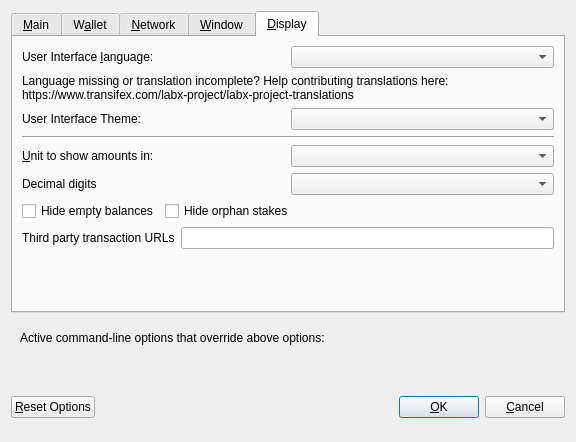
<?xml version="1.0" encoding="UTF-8"?>
<ui version="4.0">
 <class>OptionsDialog</class>
 <widget class="QDialog" name="OptionsDialog">
  <property name="geometry">
   <rect>
    <x>0</x>
    <y>0</y>
    <width>576</width>
    <height>442</height>
   </rect>
  </property>
  <property name="windowTitle">
   <string>Options</string>
  </property>
  <property name="modal">
   <bool>true</bool>
  </property>
  <layout class="QVBoxLayout" name="verticalLayout">
   <item>
    <widget class="QTabWidget" name="tabWidget">
     <property name="currentIndex">
      <number>4</number>
     </property>
     <widget class="QWidget" name="tabMain">
      <attribute name="title">
       <string>&amp;Main</string>
      </attribute>
      <layout class="QVBoxLayout" name="verticalLayout_Main">
       <item>
        <widget class="QCheckBox" name="bitcoinAtStartup">
         <property name="toolTip">
          <string>Automatically start LABX after logging in to the system.</string>
         </property>
         <property name="text">
          <string>&amp;Start LABX on system login</string>
         </property>
        </widget>
       </item>
       <item>
        <layout class="QHBoxLayout" name="horizontalLayout_2_Main">
         <item>
          <widget class="QLabel" name="databaseCacheLabel">
           <property name="text">
            <string>Size of &amp;database cache</string>
           </property>
           <property name="textFormat">
            <enum>Qt::PlainText</enum>
           </property>
           <property name="buddy">
            <cstring>databaseCache</cstring>
           </property>
          </widget>
         </item>
         <item>
          <widget class="QSpinBox" name="databaseCache"/>
         </item>
         <item>
          <widget class="QLabel" name="databaseCacheUnitLabel">
           <property name="text">
            <string>MB</string>
           </property>
           <property name="textFormat">
            <enum>Qt::PlainText</enum>
           </property>
          </widget>
         </item>
         <item>
          <spacer name="horizontalSpacer_2_Main">
           <property name="orientation">
            <enum>Qt::Horizontal</enum>
           </property>
           <property name="sizeHint" stdset="0">
            <size>
             <width>40</width>
             <height>20</height>
            </size>
           </property>
          </spacer>
         </item>
        </layout>
       </item>
       <item>
        <layout class="QHBoxLayout" name="horizontalLayout_3_Main">
         <item>
          <widget class="QLabel" name="threadsScriptVerifLabel">
           <property name="text">
            <string>Number of script &amp;verification threads</string>
           </property>
           <property name="textFormat">
            <enum>Qt::PlainText</enum>
           </property>
           <property name="buddy">
            <cstring>threadsScriptVerif</cstring>
           </property>
          </widget>
         </item>
         <item>
          <widget class="QSpinBox" name="threadsScriptVerif">
           <property name="toolTip">
            <string>(0 = auto, &lt;0 = leave that many cores free)</string>
           </property>
          </widget>
         </item>
         <item>
          <spacer name="horizontalSpacer_3_Main">
           <property name="orientation">
            <enum>Qt::Horizontal</enum>
           </property>
           <property name="sizeHint" stdset="0">
            <size>
             <width>40</width>
             <height>20</height>
            </size>
           </property>
          </spacer>
         </item>
        </layout>
       </item>
       <item>
        <spacer name="verticalSpacer_2">
         <property name="orientation">
          <enum>Qt::Vertical</enum>
         </property>
         <property name="sizeHint" stdset="0">
          <size>
           <width>20</width>
           <height>40</height>
          </size>
         </property>
        </spacer>
       </item>
       <item>
        <layout class="QHBoxLayout" name="horiz-autominting-layout">
         <item>
          <widget class="QCheckBox" name="checkBoxZeromintEnable">
           <property name="toolTip">
            <string>Enable automatic minting of LABX units to zLABX</string>
           </property>
           <property name="layoutDirection">
            <enum>Qt::LeftToRight</enum>
           </property>
           <property name="text">
            <string>Enable zLABX Automint</string>
           </property>
          </widget>
         </item>
         <item>
          <widget class="QCheckBox" name="checkBoxZeromintAddresses">
           <property name="toolTip">
            <string>Enable automatic zLABX minting from specific addresses</string>
           </property>
           <property name="layoutDirection">
            <enum>Qt::LeftToRight</enum>
           </property>
           <property name="text">
            <string>Enable Automint Addresses</string>
           </property>
          </widget>
         </item>
        </layout>
       </item>
       <item>
        <layout class="QHBoxLayout" name="horizontalLayout_3">
         <item>
          <widget class="QLabel" name="percentage_label">
           <property name="toolTip">
            <string>Percentage of incoming LABX which get automatically converted to zLABX via Zerocoin Protocol (min: 10%)</string>
           </property>
           <property name="text">
            <string>Percentage of autominted zLABX</string>
           </property>
          </widget>
         </item>
         <item>
          <widget class="QSpinBox" name="zeromintPercentage">
           <property name="minimum">
            <number>1</number>
           </property>
           <property name="maximum">
            <number>100</number>
           </property>
          </widget>
         </item>
        </layout>
       </item>
       <item>
        <layout class="QHBoxLayout" name="horizontalLayout" stretch="0,0">
         <property name="sizeConstraint">
          <enum>QLayout::SetFixedSize</enum>
         </property>
         <item>
          <widget class="QLabel" name="labelPreferredDenom">
           <property name="maximumSize">
            <size>
             <width>16777215</width>
             <height>16777215</height>
            </size>
           </property>
           <property name="toolTip">
            <string>Wait with automatic conversion to Zerocoin until enough LABX for this denomination is available</string>
           </property>
           <property name="text">
            <string>Preferred Automint zLABX Denomination</string>
           </property>
          </widget>
         </item>
         <item>
          <widget class="QComboBox" name="preferredDenom">
           <property name="maximumSize">
            <size>
             <width>16777215</width>
             <height>27</height>
            </size>
           </property>
           <property name="toolTip">
            <string>Wait with automatic conversion to Zerocoin until enough LABX for this denomination is available</string>
           </property>
           <property name="maxVisibleItems">
            <number>9</number>
           </property>
           <property name="maxCount">
            <number>9</number>
           </property>
          </widget>
         </item>
        </layout>
       </item>
      </layout>
     </widget>
     <widget class="QWidget" name="tabWallet">
      <attribute name="title">
       <string>W&amp;allet</string>
      </attribute>
      <layout class="QVBoxLayout" name="verticalLayout_Wallet">
       <item>
        <layout class="QHBoxLayout" name="horizontalLayout_2_Wallet">
         <item>
          <widget class="QLabel" name="labelStakeSplitThresholdText">
           <property name="text">
            <string>Stake split threshold:</string>
           </property>
          </widget>
         </item>
         <item>
          <widget class="QSpinBox" name="spinBoxStakeSplitThreshold">
           <property name="minimum">
            <number>1</number>
           </property>
           <property name="maximum">
            <number>999999</number>
           </property>
          </widget>
         </item>
        </layout>
       </item>
       <item>
        <widget class="QGroupBox" name="groupBox">
         <property name="title">
          <string>Expert</string>
         </property>
         <layout class="QVBoxLayout" name="verticalLayout_2">
          <item>
           <widget class="QCheckBox" name="coinControlFeatures">
            <property name="toolTip">
             <string>Whether to show coin control features or not.</string>
            </property>
            <property name="text">
             <string>Enable coin &amp;control features</string>
            </property>
           </widget>
          </item>
          <item>
           <widget class="QCheckBox" name="showMasternodesTab">
            <property name="toolTip">
             <string>Show additional tab listing all your masternodes in first sub-tab&lt;br/&gt;and all masternodes on the network in second sub-tab.</string>
            </property>
            <property name="text">
             <string>Show Masternodes Tab</string>
            </property>
           </widget>
          </item>
          <item>
           <widget class="QCheckBox" name="spendZeroConfChange">
            <property name="toolTip">
             <string>If you disable the spending of unconfirmed change, the change from a transaction&lt;br/&gt;cannot be used until that transaction has at least one confirmation.&lt;br/&gt;This also affects how your balance is computed.</string>
            </property>
            <property name="text">
             <string>&amp;Spend unconfirmed change</string>
            </property>
           </widget>
          </item>
         </layout>
        </widget>
       </item>
       <item>
        <spacer name="verticalSpacer_Wallet">
         <property name="orientation">
          <enum>Qt::Vertical</enum>
         </property>
         <property name="sizeHint" stdset="0">
          <size>
           <width>20</width>
           <height>40</height>
          </size>
         </property>
        </spacer>
       </item>
      </layout>
     </widget>
     <widget class="QWidget" name="tabNetwork">
      <attribute name="title">
       <string>&amp;Network</string>
      </attribute>
      <layout class="QVBoxLayout" name="verticalLayout_Network">
       <item>
        <widget class="QCheckBox" name="mapPortUpnp">
         <property name="toolTip">
          <string>Automatically open the LABX client port on the router. This only works when your router supports UPnP and it is enabled.</string>
         </property>
         <property name="text">
          <string>Map port using &amp;UPnP</string>
         </property>
        </widget>
       </item>
       <item>
        <widget class="QCheckBox" name="allowIncoming">
         <property name="toolTip">
          <string>Accept connections from outside</string>
         </property>
         <property name="text">
          <string>Allow incoming connections</string>
         </property>
        </widget>
       </item>
       <item>
        <widget class="QCheckBox" name="connectSocks">
         <property name="toolTip">
          <string>Connect to the LABX network through a SOCKS5 proxy.</string>
         </property>
         <property name="text">
          <string>&amp;Connect through SOCKS5 proxy (default proxy):</string>
         </property>
        </widget>
       </item>
       <item>
        <layout class="QHBoxLayout" name="horizontalLayout_1_Network">
         <item>
          <widget class="QLabel" name="proxyIpLabel">
           <property name="text">
            <string>Proxy &amp;IP:</string>
           </property>
           <property name="textFormat">
            <enum>Qt::PlainText</enum>
           </property>
           <property name="buddy">
            <cstring>proxyIp</cstring>
           </property>
          </widget>
         </item>
         <item>
          <widget class="QValidatedLineEdit" name="proxyIp">
           <property name="minimumSize">
            <size>
             <width>140</width>
             <height>0</height>
            </size>
           </property>
           <property name="maximumSize">
            <size>
             <width>140</width>
             <height>16777215</height>
            </size>
           </property>
           <property name="toolTip">
            <string>IP address of the proxy (e.g. IPv4: 127.0.0.1 / IPv6: ::1)</string>
           </property>
          </widget>
         </item>
         <item>
          <widget class="QLabel" name="proxyPortLabel">
           <property name="text">
            <string>&amp;Port:</string>
           </property>
           <property name="textFormat">
            <enum>Qt::PlainText</enum>
           </property>
           <property name="buddy">
            <cstring>proxyPort</cstring>
           </property>
          </widget>
         </item>
         <item>
          <widget class="QLineEdit" name="proxyPort">
           <property name="minimumSize">
            <size>
             <width>55</width>
             <height>0</height>
            </size>
           </property>
           <property name="maximumSize">
            <size>
             <width>55</width>
             <height>16777215</height>
            </size>
           </property>
           <property name="toolTip">
            <string>Port of the proxy (e.g. 9050)</string>
           </property>
          </widget>
         </item>
         <item>
          <spacer name="horizontalSpacer_1_Network">
           <property name="orientation">
            <enum>Qt::Horizontal</enum>
           </property>
           <property name="sizeHint" stdset="0">
            <size>
             <width>40</width>
             <height>20</height>
            </size>
           </property>
          </spacer>
         </item>
        </layout>
       </item>
       <item>
        <spacer name="verticalSpacer_Network">
         <property name="orientation">
          <enum>Qt::Vertical</enum>
         </property>
         <property name="sizeHint" stdset="0">
          <size>
           <width>20</width>
           <height>40</height>
          </size>
         </property>
        </spacer>
       </item>
      </layout>
     </widget>
     <widget class="QWidget" name="tabWindow">
      <attribute name="title">
       <string>&amp;Window</string>
      </attribute>
      <layout class="QVBoxLayout" name="verticalLayout_Window">
       <item>
        <widget class="QCheckBox" name="minimizeToTray">
         <property name="toolTip">
          <string>Show only a tray icon after minimizing the window.</string>
         </property>
         <property name="text">
          <string>&amp;Minimize to the tray instead of the taskbar</string>
         </property>
        </widget>
       </item>
       <item>
        <widget class="QCheckBox" name="minimizeOnClose">
         <property name="toolTip">
          <string>Minimize instead of exit the application when the window is closed. When this option is enabled, the application will be closed only after selecting Quit in the menu.</string>
         </property>
         <property name="text">
          <string>M&amp;inimize on close</string>
         </property>
        </widget>
       </item>
       <item>
        <spacer name="verticalSpacer_Window">
         <property name="orientation">
          <enum>Qt::Vertical</enum>
         </property>
         <property name="sizeHint" stdset="0">
          <size>
           <width>20</width>
           <height>40</height>
          </size>
         </property>
        </spacer>
       </item>
      </layout>
     </widget>
     <widget class="QWidget" name="tabDisplay">
      <attribute name="title">
       <string>&amp;Display</string>
      </attribute>
      <layout class="QVBoxLayout" name="verticalLayout_Display">
       <item>
        <layout class="QHBoxLayout" name="horizontalLayout_1_Display">
         <item>
          <widget class="QLabel" name="langLabel">
           <property name="text">
            <string>User Interface &amp;language:</string>
           </property>
           <property name="textFormat">
            <enum>Qt::PlainText</enum>
           </property>
           <property name="buddy">
            <cstring>lang</cstring>
           </property>
          </widget>
         </item>
         <item>
          <widget class="QValueComboBox" name="lang">
           <property name="toolTip">
            <string>The user interface language can be set here. This setting will take effect after restarting LABX.</string>
           </property>
          </widget>
         </item>
        </layout>
       </item>
       <item>
        <widget class="QLabel" name="label_3">
         <property name="toolTip">
          <string notr="true"/>
         </property>
         <property name="statusTip">
          <string notr="true"/>
         </property>
         <property name="whatsThis">
          <string notr="true"/>
         </property>
         <property name="accessibleName">
          <string notr="true"/>
         </property>
         <property name="text">
          <string>Language missing or translation incomplete? Help contributing translations here:
https://www.transifex.com/labx-project/labx-project-translations</string>
         </property>
         <property name="wordWrap">
          <bool>true</bool>
         </property>
         <property name="openExternalLinks">
          <bool>true</bool>
         </property>
         <property name="textInteractionFlags">
          <set>Qt::TextBrowserInteraction</set>
         </property>
        </widget>
       </item>
       <item>
        <layout class="QHBoxLayout" name="horizontalLayout_2_Display" stretch="0,0">
         <item>
          <widget class="QLabel" name="themeLabel">
           <property name="text">
            <string>User Interface Theme:</string>
           </property>
          </widget>
         </item>
         <item>
          <widget class="QValueComboBox" name="theme"/>
         </item>
        </layout>
       </item>
       <item>
        <widget class="Line" name="line">
         <property name="orientation">
          <enum>Qt::Horizontal</enum>
         </property>
        </widget>
       </item>
       <item>
        <layout class="QHBoxLayout" name="horizontalLayout_3_Display">
         <item>
          <widget class="QLabel" name="unitLabel">
           <property name="text">
            <string>&amp;Unit to show amounts in:</string>
           </property>
           <property name="textFormat">
            <enum>Qt::PlainText</enum>
           </property>
           <property name="buddy">
            <cstring>unit</cstring>
           </property>
          </widget>
         </item>
         <item>
          <widget class="QValueComboBox" name="unit">
           <property name="toolTip">
            <string>Choose the default subdivision unit to show in the interface and when sending coins.</string>
           </property>
          </widget>
         </item>
        </layout>
       </item>
       <item>
        <layout class="QHBoxLayout" name="horizontalLayout_4_Display">
         <item>
          <widget class="QLabel" name="digitsLabel">
           <property name="text">
            <string>Decimal digits</string>
           </property>
          </widget>
         </item>
         <item>
          <widget class="QValueComboBox" name="digits"/>
         </item>
        </layout>
       </item>
       <item>
        <layout class="QHBoxLayout" name="horizontalLayout_5_Display">
         <item>
          <widget class="QCheckBox" name="checkBoxHideZeroBalances">
           <property name="toolTip">
            <string>Hide empty balances</string>
           </property>
           <property name="layoutDirection">
            <enum>Qt::LeftToRight</enum>
           </property>
           <property name="text">
            <string>Hide empty balances</string>
           </property>
          </widget>
         </item>
         <item>
          <widget class="QCheckBox" name="checkBoxHideOrphans">
           <property name="toolTip">
            <string>Hide orphan stakes in transaction lists</string>
           </property>
           <property name="text">
            <string>Hide orphan stakes</string>
           </property>
          </widget>
         </item>
         <item>
          <spacer name="horizontalSpacer">
           <property name="orientation">
            <enum>Qt::Horizontal</enum>
           </property>
           <property name="sizeHint" stdset="0">
            <size>
             <width>40</width>
             <height>20</height>
            </size>
           </property>
          </spacer>
         </item>
        </layout>
       </item>
       <item>
        <layout class="QHBoxLayout" name="horizontalLayout_6_Display">
         <item>
          <widget class="QLabel" name="thirdPartyTxUrlsLabel">
           <property name="toolTip">
            <string>Third party URLs (e.g. a block explorer) that appear in the transactions tab as context menu items. %s in the URL is replaced by transaction hash. Multiple URLs are separated by vertical bar |.</string>
           </property>
           <property name="text">
            <string>Third party transaction URLs</string>
           </property>
           <property name="buddy">
            <cstring>thirdPartyTxUrls</cstring>
           </property>
          </widget>
         </item>
         <item>
          <widget class="QLineEdit" name="thirdPartyTxUrls">
           <property name="toolTip">
            <string>Third party URLs (e.g. a block explorer) that appear in the transactions tab as context menu items. %s in the URL is replaced by transaction hash. Multiple URLs are separated by vertical bar |.</string>
           </property>
          </widget>
         </item>
        </layout>
       </item>
       <item>
        <spacer name="verticalSpacer">
         <property name="orientation">
          <enum>Qt::Vertical</enum>
         </property>
         <property name="sizeHint" stdset="0">
          <size>
           <width>20</width>
           <height>40</height>
          </size>
         </property>
        </spacer>
       </item>
      </layout>
     </widget>
    </widget>
   </item>
   <item>
    <widget class="QFrame" name="frame">
     <layout class="QVBoxLayout" name="verticalLayout_Bottom">
      <item>
       <layout class="QHBoxLayout" name="horizontalLayout_Bottom">
        <item>
         <widget class="QLabel" name="overriddenByCommandLineInfoLabel">
          <property name="text">
           <string>Active command-line options that override above options:</string>
          </property>
          <property name="textFormat">
           <enum>Qt::PlainText</enum>
          </property>
         </widget>
        </item>
        <item>
         <spacer name="horizontalSpacer_Bottom">
          <property name="orientation">
           <enum>Qt::Horizontal</enum>
          </property>
          <property name="sizeHint" stdset="0">
           <size>
            <width>40</width>
            <height>20</height>
           </size>
          </property>
         </spacer>
        </item>
       </layout>
      </item>
      <item>
       <widget class="QLabel" name="overriddenByCommandLineLabel">
        <property name="text">
         <string/>
        </property>
        <property name="textFormat">
         <enum>Qt::PlainText</enum>
        </property>
        <property name="wordWrap">
         <bool>true</bool>
        </property>
       </widget>
      </item>
     </layout>
    </widget>
   </item>
   <item>
    <layout class="QHBoxLayout" name="horizontalLayout_Buttons">
     <item>
      <widget class="QPushButton" name="resetButton">
       <property name="toolTip">
        <string>Reset all client options to default.</string>
       </property>
       <property name="text">
        <string>&amp;Reset Options</string>
       </property>
       <property name="autoDefault">
        <bool>false</bool>
       </property>
      </widget>
     </item>
     <item>
      <spacer name="horizontalSpacer_1">
       <property name="orientation">
        <enum>Qt::Horizontal</enum>
       </property>
       <property name="sizeHint" stdset="0">
        <size>
         <width>40</width>
         <height>48</height>
        </size>
       </property>
      </spacer>
     </item>
     <item>
      <widget class="QLabel" name="statusLabel">
       <property name="minimumSize">
        <size>
         <width>200</width>
         <height>0</height>
        </size>
       </property>
       <property name="font">
        <font>
         <weight>75</weight>
         <bold>true</bold>
        </font>
       </property>
       <property name="text">
        <string/>
       </property>
       <property name="textFormat">
        <enum>Qt::PlainText</enum>
       </property>
       <property name="wordWrap">
        <bool>true</bool>
       </property>
      </widget>
     </item>
     <item>
      <spacer name="horizontalSpacer_2">
       <property name="orientation">
        <enum>Qt::Horizontal</enum>
       </property>
       <property name="sizeHint" stdset="0">
        <size>
         <width>40</width>
         <height>48</height>
        </size>
       </property>
      </spacer>
     </item>
     <item>
      <widget class="QPushButton" name="okButton">
       <property name="text">
        <string>&amp;OK</string>
       </property>
       <property name="autoDefault">
        <bool>false</bool>
       </property>
       <property name="default">
        <bool>true</bool>
       </property>
      </widget>
     </item>
     <item>
      <widget class="QPushButton" name="cancelButton">
       <property name="text">
        <string>&amp;Cancel</string>
       </property>
       <property name="autoDefault">
        <bool>false</bool>
       </property>
      </widget>
     </item>
    </layout>
   </item>
  </layout>
 </widget>
 <customwidgets>
  <customwidget>
   <class>QValidatedLineEdit</class>
   <extends>QLineEdit</extends>
   <header>qvalidatedlineedit.h</header>
  </customwidget>
  <customwidget>
   <class>QValueComboBox</class>
   <extends>QComboBox</extends>
   <header>qvaluecombobox.h</header>
  </customwidget>
 </customwidgets>
 <resources/>
 <connections/>
</ui>
